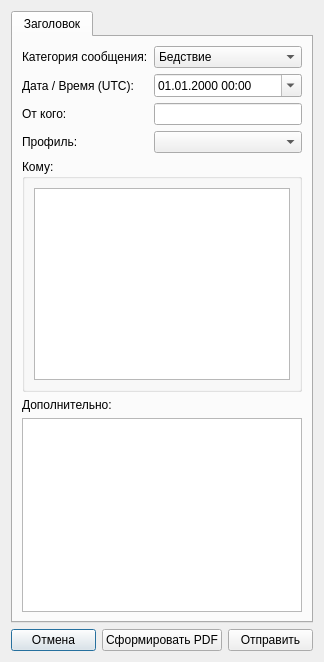
<?xml version="1.0" encoding="UTF-8"?>
<ui version="4.0">
 <class>SitrepForm</class>
 <widget class="QDialog" name="SitrepForm">
  <property name="windowTitle">
   <string>Создание SITREP</string>
  </property>
  <layout class="QVBoxLayout" name="mainLayout">
   <item>
    <widget class="QTabWidget" name="tabWidget">
     <!-- Вкладка 1: Заголовок -->
     <widget class="QWidget" name="tabHeader">
      <attribute name="title">
       <string>Заголовок</string>
      </attribute>
      <layout class="QFormLayout" name="layoutHeader">
       <item row="0" column="0">
        <widget class="QLabel" name="labelCategory">
         <property name="text"><string>Категория сообщения:</string></property>
        </widget>
       </item>
       <item row="0" column="1">
        <widget class="QComboBox" name="comboCategory">
         <item><property name="text"><string>Бедствие</string></property></item>
         <item><property name="text"><string>Тренировка</string></property></item>
        </widget>
       </item>
       <item row="1" column="0">
        <widget class="QLabel" name="labelDateTime">
         <property name="text"><string>Дата / Время (UTC):</string></property>
        </widget>
       </item>
       <item row="1" column="1">
        <widget class="QDateTimeEdit" name="dateTimeUtc">
         <property name="calendarPopup"><bool>true</bool></property>
         <property name="displayFormat"><string>dd.MM.yyyy HH:mm</string></property>
        </widget>
       </item>
       <item row="2" column="0">
        <widget class="QLabel" name="labelFrom">
         <property name="text"><string>От кого:</string></property>
        </widget>
       </item>
       <item row="2" column="1">
        <widget class="QLineEdit" name="editFrom"/>
       </item>
       <item row="3" column="0">
        <widget class="QLabel" name="labelProfile">
         <property name="text"><string>Профиль:</string></property>
        </widget>
       </item>
       <item row="3" column="1">
        <widget class="QComboBox" name="comboProfile"/>
       </item>
       <item row="4" column="0" colspan="2">
        <widget class="QGroupBox" name="boxRecipients">
         <property name="title"><string>Кому:</string></property>
         <layout class="QVBoxLayout" name="layoutRecipients">
          <item>
           <widget class="QListWidget" name="listRecipients"/>
          </item>
         </layout>
        </widget>
       </item>
       <item row="5" column="0" colspan="2">
        <widget class="QLabel" name="labelNotes">
         <property name="text"><string>Дополнительно:</string></property>
        </widget>
       </item>
       <item row="6" column="0" colspan="2">
        <widget class="QTextEdit" name="textNotes"/>
       </item>
      </layout>
     </widget>
     <!-- Дополнительные вкладки аналогично реализуются полностью (вкладки 2,3,4,5) -->
    </widget>
   </item>
   <item>
    <layout class="QHBoxLayout" name="buttonsLayout">
     <item>
      <widget class="QPushButton" name="buttonCancel">
       <property name="text"><string>Отмена</string></property>
      </widget>
     </item>
     <item>
      <widget class="QPushButton" name="buttonToPdf">
       <property name="text"><string>Сформировать PDF</string></property>
      </widget>
     </item>
     <item>
      <widget class="QPushButton" name="buttonSend">
       <property name="text"><string>Отправить</string></property>
      </widget>
     </item>
    </layout>
   </item>
  </layout>
 </widget>
 <resources/>
 <connections/>
</ui>
